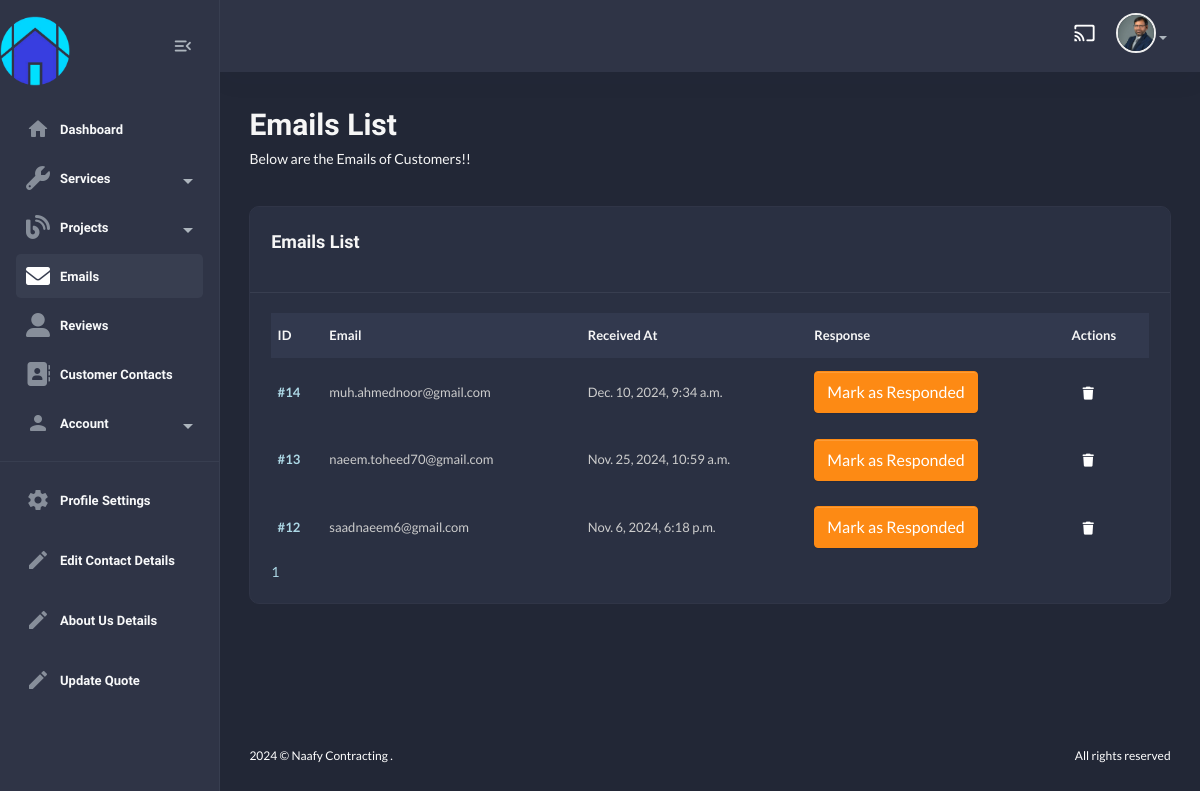
The page /useradmin/emails/ (signed in) on the database as committed earlier.
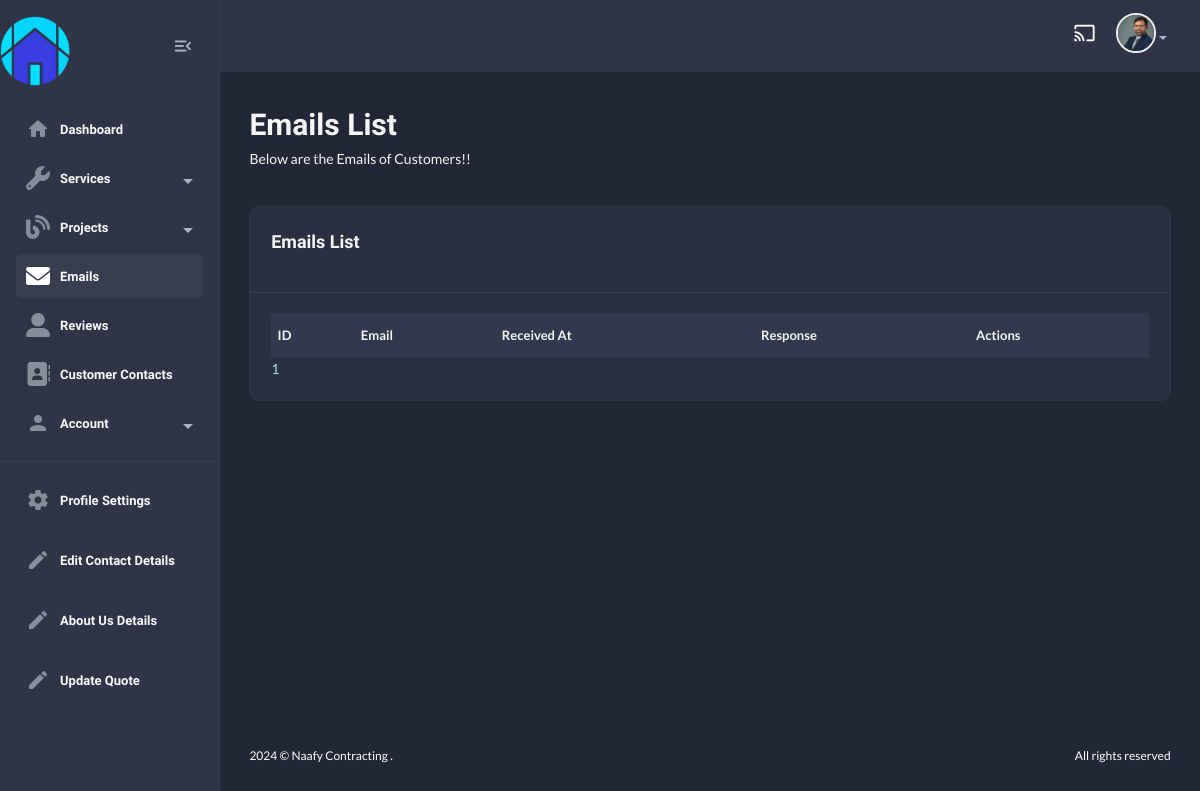
The same page on the database as committed later.
### useradmin/models.py (models this page shows, shortened)
class Profile(models.Model):
    user = models.OneToOneField(User, on_delete=models.CASCADE)
    first_name = models.CharField(max_length=255, blank=True, null=True)
    last_name = models.CharField(max_length=255, blank=True, null=True)
    email = models.EmailField(max_length=255, blank=True, null=True)
    bio = models.TextField(default="This is My Bio!")
    address = models.CharField(max_length=255, blank=True, null=True)
    profile_image = models.ImageField(upload_to='profile_images/', blank=True, null=True)
    last_updated = models.DateTimeField(auto_now=True)

### contact/models.py (models this page shows, shortened)
class Email(models.Model):
    email = models.EmailField(unique=True, max_length=254)
    sent_at = models.DateTimeField(auto_now=True)
    responded = models.BooleanField(default=False)

### useradmin/views.py (the view)
# urls.py: path("emails/", views.email_view, name="email-list"),
@login_required
def email_view(request):
    emails = Email.objects.all().order_by("-id")
    paginator = Paginator(emails, 10)
    page_number = request.GET.get("page")
    page_obj = paginator.get_page(page_number)
    context = {
        "emails" : page_obj,
    }
    return render(request, "useradmin/email-list.html", context)

### home/context_processors.py (called while the page is built)
def default(request):
    contact_details = ContactDetails.objects.first()
    return {
        "contact_details" : contact_details,
    }

### templates/useradmin/email-list.html (shortened to what this page needs)
{% extends "useradmin/base.html" %}
    {% load static %}
        {% block content %}
            <section class="content-main">
                <div class="content-header">
                    <div>
                        <h2 class="content-title card-title">Emails List</h2>
                        <p>Below are the Emails of Customers!!</p>
                    </div>
                </div>
                <div class="card mb-4">
                    <header class="card-header">
                        <h4 class="card-title">Emails List</h4>
                    </header>
                    <div class="card-body">
                        <div class="table-responsive">
                            <div class="table-responsive">
                                <table class="table align-middle table-nowrap mb-0">
                                    <thead class="table-light">
                                        <tr>
                                            <th class="align-middle" scope="col">ID</th>
                                            <th class="align-middle" scope="col">Email</th>
                                            <th class="align-middle" scope="col">Received At</th>
                                            <th class="align-middle" scope="col">Response</th>
                                            <th class="align-middle" scope="col">Actions</th>
                                        </tr>
                                    </thead>
                                    <tbody>
                                        {% for e in emails %}
                                            <tr>
                                                <td><a class="fw-bold">#{{e.id}}</a></td>
                                                <td>{{e.email}}</td>
                                                <td>{{e.sent_at}}</td>
                                                <td>
                                                    {% if e.responded %}
                                                        <span class="badge bg-success">Responded</span>
                                                    {% else %}
                                                        <form method="POST" action="{% url 'useradmin:mark-as-responded' e.id %}">
                                                            <button type="submit" class="btn btn-warning">Mark as Responded</button>
                                                        </form>
                                                    {% endif %}
                                                </td>
                                                <td>
                                                    <a href="{% url 'useradmin:delete-email' e.id %}" class="btn btn-sm d-inline"><i class="fas fa-trash"></i></a>
                                                </td>
                                            </tr>
                                        {% endfor %}
                                    </tbody>
                                </table>
                            </div>
                        </div>
                        <div class="row">
                            <div class="col-lg-12">
                                <div class="blog__pagination">
                                    {% for num in emails.paginator.page_range %}
                                        {% if emails.number == num %}
                                            <a href="?page={{ num }}" class="active">{{ num }}</a>
                                        {% else %}
                                            <a href="?page={{ num }}">{{ num }}</a>
                                        {% endif %}
                                    {% endfor %}
                                </div>
                            </div>
                        </div>
                    </div>
                </div>
            </section>
{% endblock content %}

### templates/useradmin/base.html (shortened to what this page needs)
{% load static %}
<!DOCTYPE html>
<html lang="en">
    <head>
        <link href="{% static 'assets1/css/main.css' %}" rel="stylesheet" type="text/css" />
        <link rel="stylesheet" href="https://use.fontawesome.com/releases/v5.15.4/css/all.css">
        <link rel="stylesheet" href="{% static 'css/custom.css' %}" type="text/css">
        <link rel="stylesheet" href="https://cdnjs.cloudflare.com/ajax/libs/font-awesome/6.0.0/css/all.min.css">
    </head>
    <body class="dark">
        <aside class="navbar-aside" id="offcanvas_aside">
            <div class="d-flex justify-content-center align-items-center">
                <a href="{% url 'home:home' %}" target="_blank" class="brand-wrap">
                    <img src="{% static 'img/logo.png' %}" class="logo mr-100 mt-3" width="70px" alt="Naafy Dashboard" />
                </a>
                <div class="mx-3">
                    <button class="btn btn-icon btn-aside-minimize">
                        <i class="text-muted material-icons md-menu_open"></i>
                    </button>
                </div>
            </div>
            <nav>
                <ul class="menu-aside">
                    <li class="menu-item {% url 'useradmin:dashboard' as dashboard_url %} {% if request.path == dashboard_url %}active{% endif %}">
                        <a class="menu-link" href="{% url 'useradmin:dashboard' %}">
                            <i class="icon material-icons md-home"></i>
                            <span class="text">Dashboard</span>
                        </a>
                    </li>
                    <li class="menu-item has-submenu">
                        <a class="menu-link" href="#">
                            <i class="icon fas fa-wrench"></i>
                            <span class="text">Services</span>
                        </a>
                    </li>
                    <li class="menu-item has-submenu">
                        <a class="menu-link" href="#">
                            <i class="icon fas fa-blog"></i>
                            <span class="text">Projects</span>
                        </a>
                    </li>
                    <li class="menu-item {% url 'useradmin:email-list' as email_list_url %} {% if request.path == email_list_url %}active{% endif %}">
                        <a class="menu-link" href="{% url 'useradmin:email-list' %}">
                            <i class="icon fas fa-envelope"></i>
                            <span class="text">Emails</span>
                        </a>
                    </li>
                    <li class="menu-item {% url 'useradmin:reviews-list' as reviews_list_url %} {% if request.path == reviews_list_url %}active{% endif %}">
                        <a class="menu-link" href="{% url 'useradmin:reviews-list' %}">
                            <i class="icon fas fa-user-alt"></i>
                            <span class="text">Reviews</span>
                        </a>
                    </li>
                    <li class="menu-item {% url 'useradmin:contact-list' as contact_list_url %} {% if request.path == contact_list_url %}active{% endif %}">
                        <a class="menu-link" href="{% url 'useradmin:contact-list' %}">
                            <i class="icon fas fa-address-book"></i>
                            <span class="text">Customer Contacts</span>
                        </a>
                    </li>
                        <li class="menu-item has-submenu">
                            <a class="menu-link">
                                <i class="icon material-icons md-person"></i>
                                <span class="text">Account</span>
                            </a>
                </ul>
                <hr />
                <ul class="menu-aside">
                    <li class="menu-item">
                        <a class="menu-link" href="{% url "useradmin:profile" %}">
                            <i class="icon material-icons md-settings"></i>
                            <span class="text">Profile Settings</span>
                        </a>
                    </li>
                </ul>
                <ul class="menu-aside">
                    <li class="menu-item">
                        <a class="menu-link" href="{% url "useradmin:contact-details" %}">
                            <i class="icon material-icons md-edit"></i>
                            <span class="text">Edit Contact Details</span>
                        </a>
                    </li>
                </ul>
                <ul class="menu-aside">
                    <li class="menu-item">
                        <a class="menu-link" href="{% url "useradmin:about-us" %}">
                            <i class="icon material-icons md-edit"></i>
                            <span class="text">About Us Details</span>
                        </a>
                    </li>
                </ul>
                <ul class="menu-aside">
                    <li class="menu-item">
                        <a class="menu-link" href="{% url "useradmin:quote-view" %}">
                            <i class="icon material-icons md-edit"></i>
                            <span class="text">Update Quote</span>
                        </a>
                    </li>
                </ul>
                <br />
                <br />
            </nav>
        </aside>
        <main class="main-wrap">
            <header class="main-header navbar">
                <div class="col-nav ms-auto">
                    <ul class="nav ms-auto">
                        <li class="nav-item">
                            <a href="#" class="requestfullscreen nav-link btn-icon"><i class="material-icons md-cast"></i></a>
                        </li>
                        <li class="dropdown nav-item">
                            {% if request.user.profile.profile_image %}
                            <a class="dropdown-toggle" data-bs-toggle="dropdown" href="#" id="dropdownAccount" aria-expanded="false"> <img class="img-xs rounded-circle" src="{{request.user.profile.profile_image.url}}" alt="User" /></a>
                            {% endif %}
                        </li>
                    </ul>
                </div>
            </header>
            {% block content %}
            {% endblock content %}
            <footer class="main-footer font-xs">
                <div class="row pb-30 pt-15">
                    <div class="col-sm-6">
                        &copy; Naafy Contracting .
                    </div>
                    <div class="col-sm-6">
                        <div class="text-sm-end">All rights reserved</div>
                    </div>
                </div>
            </footer>
        </main>
    </body>
</html>

Rows that differ between the two databases and show on the page:
removed Email: id "14", email "muh.ahmednoor@gmail.com", sent_at "Dec. 10, 2024, 9:34 a.m.", responded "Mark as Responded"
removed Email: id "13", email "naeem.toheed70@gmail.com", sent_at "Nov. 25, 2024, 10:59 a.m.", responded "Mark as Responded"
removed Email: id "12", email "saadnaeem6@gmail.com", sent_at "Nov. 6, 2024, 6:18 p.m.", responded "Mark as Responded"
